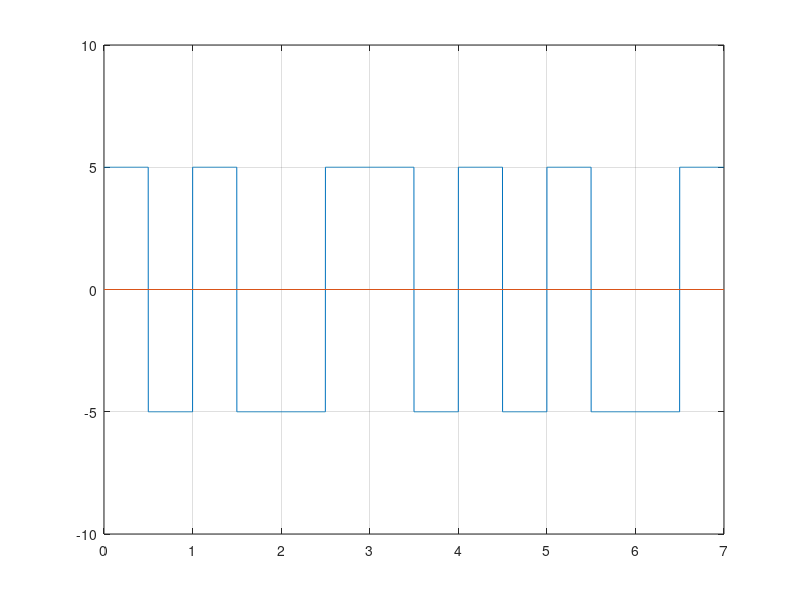

Write MATLAB code to recreate this figure.
clc; #... Clear command line
clear all; #... Clear variables
close all; #... Clear figures

bits = [1 0 1 1 0 0 1];

#... Modulation
bitrate = 1;
voltage = 5;

sampling_rate = 1000;
sampling_time = 1/sampling_rate;

end_time = length(bits)/bitrate;
time = 0:sampling_time:end_time;

index = 1;
#... Assume that last state was positive
sign = 1; #... Indicates inversion
if bits(1) == 0
    sign = -sign;
endif

for i = 1:length(time)
    if time(i)*bitrate < index-(bitrate/2)
        modulation(i) = sign*voltage;
    else
        modulation(i) = -sign*voltage;
    endif
    if time(i)*bitrate >= index
        index = index+1;
        #... Inversion when next bit "0"
        if index <= length(bits) && bits(index) == 1
            sign = -sign;
        endif
    endif
endfor

plot(time, modulation);
axis([0 end_time -voltage-5 voltage+5]);
line([0 end_time], [0 0]);
grid on;

#... Demodulation
index = 1;
last = voltage;

for i = 1:length(modulation)
    if modulation(i) == last && time(i)*bitrate < index-(bitrate/2)
        demodultaion(index) = 1;
    endif
    if modulation(i) != last && time(i)*bitrate < index-(bitrate/2)
        demodultaion(index) = 0;
    endif
    if time(i)*bitrate >= index
        last = modulation(i);
        index = index+1;
    endif
endfor

disp(demodultaion);
